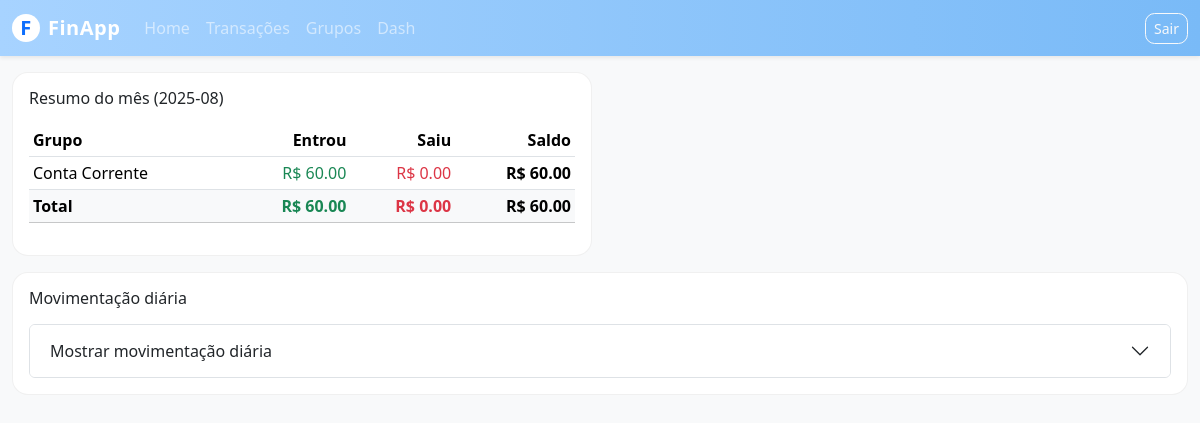
Screenshot of / (signed in) with the database file from the repository.
### app/models.py (models this page shows)
class Group(SQLModel, table=True):
    _tablename_ = "group"
    id: Optional[int] = Field(default=None, primary_key=True)
    user_id: int = Field(index=True)
    name: str

### app/main.py (the view)
@app.get("/", response_class=HTMLResponse)
def home(
    request: Request,
    start: Optional[str] = Query(default=None),
    end: Optional[str] = Query(default=None),
    gf: Optional[TList[str]] = Query(default=None),  # filtro por grupos
):
    uid = get_current_user_id(request)
    if not uid:
        return render(
            "home.html",
            title="FinApp",
            user_id=None,
            month=None,
            groups=None,
            totals=None,
            day_rows=None,
            start_val=None,
            end_val=None,
            gf=[],
            gf_label=None,
            group_options=[],
            default_group_id=None,
        )
    default_group = ensure_default_group(uid)
    groups_orm = get_user_groups(uid) or [default_group]
    group_options = [{"id": g.id, "name": g.name} for g in groups_orm]
    name_by_gid = {g["id"]: g["name"] for g in group_options}
    first_day, next_month_first, month_label = month_bounds()
    groups_list, totals = monthly_summary_by_group(uid)
    default_start = first_day
    default_end = next_month_first - timedelta(days=1)
    start_date = parse_date_yyyy_mm_dd(start) or default_start
    end_date = parse_date_yyyy_mm_dd(end) or default_end
    if end_date < start_date:
        end_date = start_date
    full_day_rows = daily_series_by_group(uid, start_date, end_date)
    gf_list: TList[str] = gf or []
    gf_set = set(gf_list)
    if not gf_list or "all" in gf_set:
        filtered = full_day_rows
        gf_label = "Todos os grupos"
    elif "total" in gf_set and len(gf_set) == 1:
        filtered = []
        running = 0.0
        for d in full_day_rows:
            inc = sum(r["in"] for r in d["rows"])
            out = sum(r["out"] for r in d["rows"])
            net = inc - out
            running += net
            filtered.append({
                "day": d["day"],
                "rows": [{
                    "group": "Total",
                    "in": inc, "out": out, "net": net, "balance": running
                }]
            })
        gf_label = "Total"
    else:
        selected_ids = set()
        for v in gf_list:
            try:
                selected_ids.add(int(v))
            except ValueError:
                pass
        selected_names = {name_by_gid[i] for i in selected_ids if i in name_by_gid}
        if not selected_names:
            filtered = full_day_rows
            gf_label = "Todos os grupos"
        else:
            out_rows: TList[Dict] = []
            for d in full_day_rows:
                rows = [r for r in d["rows"] if r["group"] in selected_names]
                existing_names = {r["group"] for r in rows}
                for name in selected_names - existing_names:
                    prev_balance = 0.0
                    if out_rows:
                        for prev in reversed(out_rows):
                            prev_row = next((rr for rr in prev["rows"] if rr["group"] == name), None)
                            if prev_row:
                                prev_balance = prev_row["balance"]
                                break
                    rows.append({"group": name, "in": 0.0, "out": 0.0, "net": 0.0, "balance": prev_balance})
                rows.sort(key=lambda x: x["group"].lower())
                out_rows.append({"day": d["day"], "rows": rows})
            gf_label = ", ".join(sorted(selected_names))
            filtered = out_rows
    display_rows = _prune_empty_days(filtered)
    return render(
        "home.html",
        title="FinApp",
        user_id=uid,
        month=month_label,
        groups=groups_list,
        totals=totals,
        day_rows=display_rows,
        start_val=start_date.isoformat(),
        end_val=end_date.isoformat(),
        gf=gf_list,
        gf_label=gf_label,
        group_options=group_options,
        default_group_id=default_group.id,
    )

### app/templates/home.html (shortened to what this page needs)
{% extends "base.html" %}
{% block content %}
<div class="row g-3">
  <div class="col-12 col-lg-6">
    <div class="card w-100">
      <div class="card-body">
        <h2 class="h6 mb-3">Resumo do mês{% if month %} ({{ month }}){% endif %}</h2>
        {% if groups %}
        <div class="table-responsive">
          <table class="table table-sm align-middle">
            <thead>
              <tr>
                <th>Grupo</th>
                <th class="text-end">Entrou</th>
                <th class="text-end">Saiu</th>
                <th class="text-end">Saldo</th>
              </tr>
            </thead>
            <tbody>
              {% for g in groups %}
              <tr>
                <td>{{ g.name }}</td>
                <td class="text-end text-success">R$ {{ "%.2f"|format(g.in) }}</td>
                <td class="text-end text-danger">R$ {{ "%.2f"|format(g.out) }}</td>
                <td class="text-end fw-semibold">R$ {{ "%.2f"|format(g.net) }}</td>
              </tr>
              {% endfor %}
            </tbody>
            <tfoot>
              <tr class="table-light">
                <th>Total</th>
                <th class="text-end text-success">R$ {{ "%.2f"|format(totals.in if totals else 0) }}</th>
                <th class="text-end text-danger">R$ {{ "%.2f"|format(totals.out if totals else 0) }}</th>
                <th class="text-end fw-bold">R$ {{ "%.2f"|format(totals.net if totals else 0) }}</th>
              </tr>
            </tfoot>
          </table>
        </div>
        {% else %}
          <p class="text-muted">Nenhum dado para exibir.</p>
        {% endif %}
      </div>
    </div>
  </div>
  <div class="col-12">
    <div class="card w-100">
      <div class="card-body">
        <h2 class="h6 mb-3">Movimentação diária</h2>
        <div class="accordion" id="accordionDaily">
          <div class="accordion-item">
            <h2 class="accordion-header" id="headingDaily">
              <button class="accordion-button collapsed" type="button" data-bs-toggle="collapse" data-bs-target="#collapseDaily" aria-expanded="false" aria-controls="collapseDaily">
                Mostrar movimentação diária
              </button>
            </h2>
          </div>
        </div>
      </div>
    </div>
  </div>
</div>
{% endblock %}

### app/templates/base.html (shortened to what this page needs)
<!doctype html>
<html lang="pt-BR">
  <head>
    <link href="https://cdn.jsdelivr.net/npm/bootstrap@5.3.2/dist/css/bootstrap.min.css" rel="stylesheet">
    <link rel="stylesheet" href="/static/css/app.css">
  </head>
  <body class="bg-light">
    <nav class="navbar navbar-expand-lg fin-navbar navbar-dark shadow-sm">
      <div class="container-fluid">
        <a class="navbar-brand fin-brand d-flex align-items-center gap-2" href="/">
          <span class="rounded-circle bg-white text-primary d-inline-flex align-items-center justify-content-center" style="width:28px;height:28px;font-weight:900;">F</span>
          FinApp
        </a>
        <div class="collapse navbar-collapse" id="finNavbar">
          <ul class="navbar-nav me-auto mb-2 mb-lg-0">
            <li class="nav-item"><a class="nav-link" href="/">Home</a></li>
            <li class="nav-item"><a class="nav-link" href="/transactions">Transações</a></li>
            <li class="nav-item"><a class="nav-link" href="/groups">Grupos</a></li>
            <li class="nav-item"><a class="nav-link" href="/dash">Dash</a></li>
          </ul>
          <div class="d-flex">
            {% if user_id %}
              <a class="btn btn-sm btn-outline-light" href="/logout">Sair</a>
            {% else %}
              <a class="btn btn-sm btn-outline-light me-2" href="/login">Entrar</a>
              <a class="btn btn-sm btn-light text-primary" href="/signup">Criar conta</a>
            {% endif %}
          </div>
        </div>
      </div>
    </nav>
    <main class="container-fluid py-3">
      <div class="fin-container mx-auto">
        {% block content %}{% endblock %}
      </div>
    </main>
  </body>
</html>

### app/static/css/app.css (style rules this page uses)
:root { --baby-blue: #89CFF0; --baby-blue-600: #73BDE3; --baby-blue-100: #E8F6FF; --ink: #0b2239; --ink-60: rgba(11,34,57,.6); --header-h: 64px; --footer-h: 48px; }
html, body { height: 100%; }
body { display: flex; flex-direction: column; min-height: 100vh; color: var(--ink); background: #fff; }
.card { border: 1px solid rgba(0,0,0,.06); border-radius: 14px; }
a { color: var(--ink); }
.card { border-radius: 1rem; }
.btn { border-radius: .6rem; }

### app/templates/base.html (style rules this page uses)
:root { --fin-baby-blue: #a7d3ff; --fin-baby-blue-strong: #79baf7; }
.fin-navbar { background: linear-gradient(90deg, var(--fin-baby-blue) 0%, var(--fin-baby-blue-strong) 100%); }
.fin-brand { font-weight: 800; letter-spacing: .5px; }
.fin-container { max-width: 1280px; }

### rows the page displays
Group: name "Conta Corrente", in "60.00", out "0.00", net "60.00"

### other values shown
{{ month }} "2025-08"
{{ "%.2f"|format(totals.in if totals else 0) }} "60.00"
{{ "%.2f"|format(totals.out if totals else 0) }} "0.00"
{{ "%.2f"|format(totals.net if totals else 0) }} "60.00"
